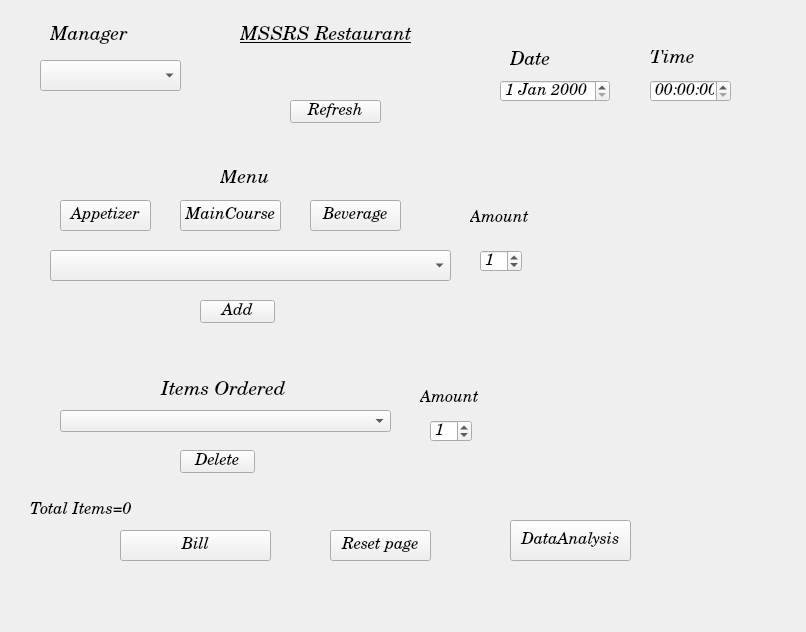
<?xml version="1.0" encoding="UTF-8"?>
<ui version="4.0">
 <class>MainWindow</class>
 <widget class="QMainWindow" name="MainWindow">
  <property name="geometry">
   <rect>
    <x>0</x>
    <y>0</y>
    <width>806</width>
    <height>632</height>
   </rect>
  </property>
  <property name="windowTitle">
   <string>MainWindow</string>
  </property>
  <property name="styleSheet">
   <string notr="true">background-image: url(:/newPrefix/images2.jpg);</string>
  </property>
  <widget class="QWidget" name="centralwidget">
   <widget class="QStackedWidget" name="stackedWidget">
    <property name="geometry">
     <rect>
      <x>20</x>
      <y>10</y>
      <width>791</width>
      <height>621</height>
     </rect>
    </property>
    <property name="font">
     <font>
      <family>Century Schoolbook</family>
      <pointsize>12</pointsize>
      <italic>true</italic>
     </font>
    </property>
    <property name="layoutDirection">
     <enum>Qt::LeftToRight</enum>
    </property>
    <property name="styleSheet">
     <string notr="true"/>
    </property>
    <property name="currentIndex">
     <number>0</number>
    </property>
    <widget class="QWidget" name="page">
     <widget class="QComboBox" name="manager_names_comboBox">
      <property name="geometry">
       <rect>
        <x>20</x>
        <y>50</y>
        <width>141</width>
        <height>31</height>
       </rect>
      </property>
      <property name="font">
       <font>
        <family>Century Schoolbook</family>
        <pointsize>12</pointsize>
        <italic>true</italic>
       </font>
      </property>
     </widget>
     <widget class="QLabel" name="manager_names_label">
      <property name="geometry">
       <rect>
        <x>30</x>
        <y>10</y>
        <width>121</width>
        <height>31</height>
       </rect>
      </property>
      <property name="font">
       <font>
        <family>Century Schoolbook</family>
        <pointsize>14</pointsize>
        <italic>true</italic>
       </font>
      </property>
      <property name="text">
       <string>Manager</string>
      </property>
     </widget>
     <widget class="QDateEdit" name="dateEdit">
      <property name="geometry">
       <rect>
        <x>480</x>
        <y>70</y>
        <width>110</width>
        <height>22</height>
       </rect>
      </property>
      <property name="font">
       <font>
        <family>Century Schoolbook</family>
        <pointsize>12</pointsize>
        <italic>true</italic>
       </font>
      </property>
     </widget>
     <widget class="QLabel" name="date_label">
      <property name="geometry">
       <rect>
        <x>490</x>
        <y>40</y>
        <width>47</width>
        <height>21</height>
       </rect>
      </property>
      <property name="font">
       <font>
        <family>Century Schoolbook</family>
        <pointsize>14</pointsize>
        <weight>50</weight>
        <italic>true</italic>
        <bold>false</bold>
       </font>
      </property>
      <property name="text">
       <string>Date</string>
      </property>
     </widget>
     <widget class="QTimeEdit" name="timeEdit">
      <property name="geometry">
       <rect>
        <x>630</x>
        <y>70</y>
        <width>81</width>
        <height>22</height>
       </rect>
      </property>
      <property name="font">
       <font>
        <family>Century Schoolbook</family>
        <pointsize>12</pointsize>
        <italic>true</italic>
       </font>
      </property>
     </widget>
     <widget class="QLabel" name="time_label">
      <property name="geometry">
       <rect>
        <x>630</x>
        <y>40</y>
        <width>47</width>
        <height>16</height>
       </rect>
      </property>
      <property name="font">
       <font>
        <family>Century Schoolbook</family>
        <pointsize>14</pointsize>
        <weight>50</weight>
        <italic>true</italic>
        <bold>false</bold>
       </font>
      </property>
      <property name="text">
       <string>Time</string>
      </property>
     </widget>
     <widget class="QComboBox" name="menu_comboBox">
      <property name="geometry">
       <rect>
        <x>30</x>
        <y>240</y>
        <width>401</width>
        <height>31</height>
       </rect>
      </property>
      <property name="font">
       <font>
        <family>Century Schoolbook</family>
        <pointsize>12</pointsize>
        <italic>true</italic>
       </font>
      </property>
     </widget>
     <widget class="QPushButton" name="analysis_pushButton">
      <property name="geometry">
       <rect>
        <x>490</x>
        <y>510</y>
        <width>121</width>
        <height>41</height>
       </rect>
      </property>
      <property name="font">
       <font>
        <family>Century Schoolbook</family>
        <pointsize>12</pointsize>
        <italic>true</italic>
       </font>
      </property>
      <property name="autoFillBackground">
       <bool>false</bool>
      </property>
      <property name="text">
       <string>DataAnalysis</string>
      </property>
     </widget>
     <widget class="QLabel" name="menu_label">
      <property name="geometry">
       <rect>
        <x>200</x>
        <y>160</y>
        <width>131</width>
        <height>16</height>
       </rect>
      </property>
      <property name="font">
       <font>
        <family>Century Schoolbook</family>
        <pointsize>14</pointsize>
        <italic>true</italic>
       </font>
      </property>
      <property name="text">
       <string>Menu</string>
      </property>
     </widget>
     <widget class="QLabel" name="amount_label">
      <property name="geometry">
       <rect>
        <x>450</x>
        <y>200</y>
        <width>81</width>
        <height>16</height>
       </rect>
      </property>
      <property name="font">
       <font>
        <family>Century Schoolbook</family>
        <pointsize>12</pointsize>
        <italic>true</italic>
       </font>
      </property>
      <property name="autoFillBackground">
       <bool>false</bool>
      </property>
      <property name="text">
       <string>Amount</string>
      </property>
     </widget>
     <widget class="QLabel" name="label_3">
      <property name="geometry">
       <rect>
        <x>220</x>
        <y>10</y>
        <width>251</width>
        <height>31</height>
       </rect>
      </property>
      <property name="font">
       <font>
        <family>Century Schoolbook</family>
        <pointsize>14</pointsize>
        <italic>true</italic>
        <underline>true</underline>
       </font>
      </property>
      <property name="text">
       <string>MSSRS Restaurant</string>
      </property>
     </widget>
     <widget class="QLabel" name="total_label">
      <property name="geometry">
       <rect>
        <x>10</x>
        <y>490</y>
        <width>141</width>
        <height>20</height>
       </rect>
      </property>
      <property name="font">
       <font>
        <family>Century Schoolbook</family>
        <pointsize>12</pointsize>
        <italic>true</italic>
       </font>
      </property>
      <property name="text">
       <string>Total Items=0</string>
      </property>
     </widget>
     <widget class="QComboBox" name="delete_comboBox">
      <property name="geometry">
       <rect>
        <x>40</x>
        <y>400</y>
        <width>331</width>
        <height>22</height>
       </rect>
      </property>
      <property name="font">
       <font>
        <family>Century Schoolbook</family>
        <pointsize>12</pointsize>
        <italic>true</italic>
       </font>
      </property>
     </widget>
     <widget class="QLabel" name="delete_label">
      <property name="geometry">
       <rect>
        <x>136</x>
        <y>370</y>
        <width>131</width>
        <height>20</height>
       </rect>
      </property>
      <property name="font">
       <font>
        <family>Century Schoolbook</family>
        <pointsize>14</pointsize>
        <italic>true</italic>
       </font>
      </property>
      <property name="text">
       <string> Items Ordered</string>
      </property>
     </widget>
     <widget class="QPushButton" name="bill_pushButton">
      <property name="geometry">
       <rect>
        <x>100</x>
        <y>520</y>
        <width>151</width>
        <height>31</height>
       </rect>
      </property>
      <property name="font">
       <font>
        <family>Century Schoolbook</family>
        <pointsize>12</pointsize>
        <italic>true</italic>
       </font>
      </property>
      <property name="text">
       <string>Bill</string>
      </property>
     </widget>
     <widget class="QPushButton" name="add_pushButton">
      <property name="geometry">
       <rect>
        <x>180</x>
        <y>290</y>
        <width>75</width>
        <height>23</height>
       </rect>
      </property>
      <property name="font">
       <font>
        <family>Century Schoolbook</family>
        <pointsize>12</pointsize>
        <italic>true</italic>
       </font>
      </property>
      <property name="text">
       <string>Add</string>
      </property>
     </widget>
     <widget class="QPushButton" name="delete_pushButton">
      <property name="geometry">
       <rect>
        <x>160</x>
        <y>440</y>
        <width>75</width>
        <height>23</height>
       </rect>
      </property>
      <property name="font">
       <font>
        <family>Century Schoolbook</family>
        <pointsize>12</pointsize>
        <italic>true</italic>
       </font>
      </property>
      <property name="text">
       <string>Delete</string>
      </property>
     </widget>
     <widget class="QLabel" name="amount_label_2">
      <property name="geometry">
       <rect>
        <x>400</x>
        <y>380</y>
        <width>81</width>
        <height>16</height>
       </rect>
      </property>
      <property name="font">
       <font>
        <family>Century Schoolbook</family>
        <pointsize>12</pointsize>
        <italic>true</italic>
       </font>
      </property>
      <property name="text">
       <string>Amount</string>
      </property>
     </widget>
     <widget class="QSpinBox" name="amount_spinBox_2">
      <property name="geometry">
       <rect>
        <x>410</x>
        <y>410</y>
        <width>42</width>
        <height>22</height>
       </rect>
      </property>
      <property name="font">
       <font>
        <family>Century Schoolbook</family>
        <pointsize>12</pointsize>
        <italic>true</italic>
       </font>
      </property>
      <property name="value">
       <number>1</number>
      </property>
     </widget>
     <widget class="QSpinBox" name="amount_spinBox">
      <property name="geometry">
       <rect>
        <x>460</x>
        <y>240</y>
        <width>42</width>
        <height>22</height>
       </rect>
      </property>
      <property name="font">
       <font>
        <family>Century Schoolbook</family>
        <pointsize>12</pointsize>
        <italic>true</italic>
       </font>
      </property>
      <property name="value">
       <number>1</number>
      </property>
     </widget>
     <widget class="QPushButton" name="appetizer_pushButton">
      <property name="geometry">
       <rect>
        <x>40</x>
        <y>190</y>
        <width>91</width>
        <height>31</height>
       </rect>
      </property>
      <property name="font">
       <font>
        <family>Century Schoolbook</family>
        <pointsize>12</pointsize>
        <italic>true</italic>
       </font>
      </property>
      <property name="text">
       <string>Appetizer</string>
      </property>
     </widget>
     <widget class="QPushButton" name="maincourse_pushButton">
      <property name="geometry">
       <rect>
        <x>160</x>
        <y>190</y>
        <width>101</width>
        <height>31</height>
       </rect>
      </property>
      <property name="font">
       <font>
        <family>Century Schoolbook</family>
        <pointsize>12</pointsize>
        <italic>true</italic>
       </font>
      </property>
      <property name="text">
       <string>MainCourse</string>
      </property>
     </widget>
     <widget class="QPushButton" name="beverage_pushButton">
      <property name="geometry">
       <rect>
        <x>290</x>
        <y>190</y>
        <width>91</width>
        <height>31</height>
       </rect>
      </property>
      <property name="font">
       <font>
        <family>Century Schoolbook</family>
        <pointsize>12</pointsize>
        <italic>true</italic>
       </font>
      </property>
      <property name="text">
       <string>Beverage</string>
      </property>
     </widget>
     <widget class="QPushButton" name="refresh_pushButton">
      <property name="geometry">
       <rect>
        <x>270</x>
        <y>90</y>
        <width>91</width>
        <height>23</height>
       </rect>
      </property>
      <property name="font">
       <font>
        <family>Century Schoolbook</family>
        <pointsize>12</pointsize>
        <italic>true</italic>
       </font>
      </property>
      <property name="text">
       <string>Refresh</string>
      </property>
     </widget>
     <widget class="QPushButton" name="reset_pushButton">
      <property name="geometry">
       <rect>
        <x>310</x>
        <y>520</y>
        <width>101</width>
        <height>31</height>
       </rect>
      </property>
      <property name="font">
       <font>
        <family>Century Schoolbook</family>
        <pointsize>12</pointsize>
        <italic>true</italic>
       </font>
      </property>
      <property name="text">
       <string>Reset page</string>
      </property>
     </widget>
    </widget>
    <widget class="QWidget" name="page_2">
     <widget class="QLabel" name="week_graph">
      <property name="geometry">
       <rect>
        <x>0</x>
        <y>-40</y>
        <width>571</width>
        <height>301</height>
       </rect>
      </property>
      <property name="font">
       <font>
        <family>Century Schoolbook</family>
        <pointsize>12</pointsize>
        <italic>true</italic>
       </font>
      </property>
      <property name="styleSheet">
       <string notr="true">image: url(:/newPrefix/Graphs/NoData.png);</string>
      </property>
      <property name="text">
       <string/>
      </property>
      <property name="scaledContents">
       <bool>true</bool>
      </property>
     </widget>
     <widget class="QPushButton" name="data_back_pushButton">
      <property name="geometry">
       <rect>
        <x>600</x>
        <y>210</y>
        <width>101</width>
        <height>41</height>
       </rect>
      </property>
      <property name="font">
       <font>
        <family>Century Schoolbook</family>
        <pointsize>12</pointsize>
        <italic>true</italic>
       </font>
      </property>
      <property name="text">
       <string>Back</string>
      </property>
     </widget>
     <widget class="QLabel" name="mon_graph">
      <property name="geometry">
       <rect>
        <x>30</x>
        <y>270</y>
        <width>171</width>
        <height>161</height>
       </rect>
      </property>
      <property name="styleSheet">
       <string notr="true">image: url(:/newPrefix/Graphs/NoData.png);</string>
      </property>
      <property name="text">
       <string/>
      </property>
      <property name="scaledContents">
       <bool>true</bool>
      </property>
     </widget>
     <widget class="QLabel" name="tue_graph">
      <property name="geometry">
       <rect>
        <x>180</x>
        <y>270</y>
        <width>161</width>
        <height>151</height>
       </rect>
      </property>
      <property name="styleSheet">
       <string notr="true">image: url(:/newPrefix/Graphs/NoData.png);</string>
      </property>
      <property name="text">
       <string/>
      </property>
      <property name="scaledContents">
       <bool>true</bool>
      </property>
     </widget>
     <widget class="QLabel" name="wed_graph">
      <property name="geometry">
       <rect>
        <x>340</x>
        <y>270</y>
        <width>171</width>
        <height>161</height>
       </rect>
      </property>
      <property name="styleSheet">
       <string notr="true">image: url(:/newPrefix/Graphs/NoData.png);</string>
      </property>
      <property name="text">
       <string/>
      </property>
      <property name="scaledContents">
       <bool>true</bool>
      </property>
     </widget>
     <widget class="QLabel" name="thu_graph">
      <property name="geometry">
       <rect>
        <x>500</x>
        <y>270</y>
        <width>171</width>
        <height>171</height>
       </rect>
      </property>
      <property name="styleSheet">
       <string notr="true">image: url(:/newPrefix/Graphs/NoData.png);</string>
      </property>
      <property name="text">
       <string/>
      </property>
      <property name="scaledContents">
       <bool>true</bool>
      </property>
     </widget>
     <widget class="QLabel" name="fri_graph">
      <property name="geometry">
       <rect>
        <x>50</x>
        <y>430</y>
        <width>171</width>
        <height>171</height>
       </rect>
      </property>
      <property name="styleSheet">
       <string notr="true">image: url(:/newPrefix/Graphs/NoData.png);</string>
      </property>
      <property name="text">
       <string/>
      </property>
      <property name="scaledContents">
       <bool>true</bool>
      </property>
     </widget>
     <widget class="QLabel" name="sun_graph">
      <property name="geometry">
       <rect>
        <x>450</x>
        <y>430</y>
        <width>171</width>
        <height>171</height>
       </rect>
      </property>
      <property name="styleSheet">
       <string notr="true">image: url(:/newPrefix/Graphs/NoData.png);</string>
      </property>
      <property name="text">
       <string/>
      </property>
      <property name="scaledContents">
       <bool>true</bool>
      </property>
     </widget>
     <widget class="QLabel" name="sat_graph">
      <property name="geometry">
       <rect>
        <x>250</x>
        <y>430</y>
        <width>171</width>
        <height>171</height>
       </rect>
      </property>
      <property name="styleSheet">
       <string notr="true">image: url(:/newPrefix/Graphs/NoData.png);</string>
      </property>
      <property name="text">
       <string/>
      </property>
      <property name="scaledContents">
       <bool>true</bool>
      </property>
     </widget>
     <widget class="QLabel" name="label">
      <property name="geometry">
       <rect>
        <x>10</x>
        <y>410</y>
        <width>61</width>
        <height>16</height>
       </rect>
      </property>
      <property name="font">
       <font>
        <family>Century Schoolbook</family>
        <pointsize>10</pointsize>
        <italic>true</italic>
       </font>
      </property>
      <property name="text">
       <string>Monday</string>
      </property>
     </widget>
     <widget class="QLabel" name="label_2">
      <property name="geometry">
       <rect>
        <x>170</x>
        <y>420</y>
        <width>61</width>
        <height>16</height>
       </rect>
      </property>
      <property name="font">
       <font>
        <family>Century Schoolbook</family>
        <pointsize>10</pointsize>
        <italic>true</italic>
       </font>
      </property>
      <property name="text">
       <string>Tuesday</string>
      </property>
     </widget>
     <widget class="QLabel" name="label_4">
      <property name="geometry">
       <rect>
        <x>350</x>
        <y>420</y>
        <width>71</width>
        <height>16</height>
       </rect>
      </property>
      <property name="font">
       <font>
        <family>Century Schoolbook</family>
        <pointsize>10</pointsize>
        <italic>true</italic>
       </font>
      </property>
      <property name="text">
       <string>Wednesday</string>
      </property>
     </widget>
     <widget class="QLabel" name="label_5">
      <property name="geometry">
       <rect>
        <x>476</x>
        <y>420</y>
        <width>61</width>
        <height>20</height>
       </rect>
      </property>
      <property name="font">
       <font>
        <family>Century Schoolbook</family>
        <pointsize>10</pointsize>
        <italic>true</italic>
       </font>
      </property>
      <property name="text">
       <string>Thursday</string>
      </property>
     </widget>
     <widget class="QLabel" name="label_6">
      <property name="geometry">
       <rect>
        <x>20</x>
        <y>590</y>
        <width>61</width>
        <height>16</height>
       </rect>
      </property>
      <property name="font">
       <font>
        <family>Century Schoolbook</family>
        <pointsize>10</pointsize>
        <italic>true</italic>
       </font>
      </property>
      <property name="text">
       <string>Friday</string>
      </property>
     </widget>
     <widget class="QLabel" name="label_7">
      <property name="geometry">
       <rect>
        <x>240</x>
        <y>590</y>
        <width>61</width>
        <height>16</height>
       </rect>
      </property>
      <property name="font">
       <font>
        <family>Century Schoolbook</family>
        <pointsize>10</pointsize>
        <italic>true</italic>
       </font>
      </property>
      <property name="text">
       <string>Saturday</string>
      </property>
     </widget>
     <widget class="QLabel" name="label_8">
      <property name="geometry">
       <rect>
        <x>430</x>
        <y>590</y>
        <width>61</width>
        <height>16</height>
       </rect>
      </property>
      <property name="font">
       <font>
        <family>Century Schoolbook</family>
        <pointsize>10</pointsize>
        <italic>true</italic>
       </font>
      </property>
      <property name="text">
       <string>Sunday</string>
      </property>
     </widget>
    </widget>
    <widget class="QWidget" name="page_3">
     <widget class="QTableWidget" name="tableWidget">
      <property name="geometry">
       <rect>
        <x>130</x>
        <y>110</y>
        <width>481</width>
        <height>151</height>
       </rect>
      </property>
      <property name="font">
       <font>
        <family>Century Schoolbook</family>
        <pointsize>12</pointsize>
        <italic>true</italic>
       </font>
      </property>
      <property name="lineWidth">
       <number>2</number>
      </property>
      <property name="rowCount">
       <number>0</number>
      </property>
      <property name="columnCount">
       <number>4</number>
      </property>
      <column>
       <property name="text">
        <string>Dish Name</string>
       </property>
       <property name="font">
        <font>
         <family>Century Schoolbook</family>
         <pointsize>12</pointsize>
         <italic>true</italic>
        </font>
       </property>
      </column>
      <column>
       <property name="text">
        <string>Per Price</string>
       </property>
       <property name="font">
        <font>
         <family>Century Schoolbook</family>
         <pointsize>12</pointsize>
         <italic>true</italic>
        </font>
       </property>
      </column>
      <column>
       <property name="text">
        <string>Amount</string>
       </property>
       <property name="font">
        <font>
         <family>Century Schoolbook</family>
         <pointsize>12</pointsize>
         <italic>true</italic>
        </font>
       </property>
      </column>
      <column>
       <property name="text">
        <string>Total Price</string>
       </property>
       <property name="font">
        <font>
         <family>Century Schoolbook</family>
         <pointsize>12</pointsize>
         <italic>true</italic>
        </font>
       </property>
      </column>
     </widget>
     <widget class="QPushButton" name="bill_back_pushButton">
      <property name="geometry">
       <rect>
        <x>160</x>
        <y>520</y>
        <width>75</width>
        <height>23</height>
       </rect>
      </property>
      <property name="font">
       <font>
        <family>Century Schoolbook</family>
        <pointsize>12</pointsize>
        <italic>true</italic>
       </font>
      </property>
      <property name="text">
       <string>Back</string>
      </property>
     </widget>
     <widget class="QLabel" name="bill_total_label">
      <property name="geometry">
       <rect>
        <x>350</x>
        <y>360</y>
        <width>231</width>
        <height>21</height>
       </rect>
      </property>
      <property name="font">
       <font>
        <family>Century Schoolbook</family>
        <pointsize>12</pointsize>
        <italic>true</italic>
       </font>
      </property>
      <property name="text">
       <string>Grand Total = 0</string>
      </property>
     </widget>
     <widget class="QPushButton" name="bill_done_pushButton">
      <property name="geometry">
       <rect>
        <x>460</x>
        <y>510</y>
        <width>101</width>
        <height>31</height>
       </rect>
      </property>
      <property name="font">
       <font>
        <family>Century Schoolbook</family>
        <pointsize>12</pointsize>
        <italic>true</italic>
       </font>
      </property>
      <property name="text">
       <string>Done</string>
      </property>
     </widget>
     <widget class="QLabel" name="bill_date_label">
      <property name="geometry">
       <rect>
        <x>130</x>
        <y>80</y>
        <width>211</width>
        <height>16</height>
       </rect>
      </property>
      <property name="font">
       <font>
        <family>Century Schoolbook</family>
        <pointsize>12</pointsize>
        <italic>true</italic>
       </font>
      </property>
      <property name="text">
       <string>Date =</string>
      </property>
     </widget>
     <widget class="QLabel" name="bill_time_label">
      <property name="geometry">
       <rect>
        <x>390</x>
        <y>80</y>
        <width>121</width>
        <height>16</height>
       </rect>
      </property>
      <property name="font">
       <font>
        <family>Century Schoolbook</family>
        <pointsize>12</pointsize>
        <italic>true</italic>
       </font>
      </property>
      <property name="text">
       <string>Time =</string>
      </property>
     </widget>
     <widget class="QLabel" name="bill_customer_label">
      <property name="geometry">
       <rect>
        <x>50</x>
        <y>40</y>
        <width>201</width>
        <height>16</height>
       </rect>
      </property>
      <property name="font">
       <font>
        <family>Century Schoolbook</family>
        <pointsize>12</pointsize>
        <italic>true</italic>
       </font>
      </property>
      <property name="text">
       <string>Customer_id = </string>
      </property>
     </widget>
     <widget class="QLineEdit" name="bill_mail_lineEdit">
      <property name="geometry">
       <rect>
        <x>50</x>
        <y>410</y>
        <width>441</width>
        <height>20</height>
       </rect>
      </property>
      <property name="font">
       <font>
        <family>Century Schoolbook</family>
        <pointsize>10</pointsize>
        <italic>true</italic>
       </font>
      </property>
     </widget>
     <widget class="QPushButton" name="bill_mail_pushButton">
      <property name="geometry">
       <rect>
        <x>510</x>
        <y>410</y>
        <width>75</width>
        <height>23</height>
       </rect>
      </property>
      <property name="font">
       <font>
        <family>Century Schoolbook</family>
        <pointsize>12</pointsize>
        <italic>true</italic>
       </font>
      </property>
      <property name="text">
       <string>Send</string>
      </property>
     </widget>
     <widget class="QLabel" name="bill_mail_label">
      <property name="geometry">
       <rect>
        <x>180</x>
        <y>450</y>
        <width>271</width>
        <height>20</height>
       </rect>
      </property>
      <property name="font">
       <font>
        <family>Century Schoolbook</family>
        <pointsize>12</pointsize>
        <italic>true</italic>
       </font>
      </property>
      <property name="text">
       <string/>
      </property>
     </widget>
     <widget class="QLabel" name="label_9">
      <property name="geometry">
       <rect>
        <x>50</x>
        <y>380</y>
        <width>101</width>
        <height>16</height>
       </rect>
      </property>
      <property name="font">
       <font>
        <family>Century Schoolbook</family>
        <pointsize>9</pointsize>
        <italic>true</italic>
       </font>
      </property>
      <property name="text">
       <string>Email ID:</string>
      </property>
     </widget>
     <widget class="QLabel" name="bill_sub_total_label">
      <property name="geometry">
       <rect>
        <x>350</x>
        <y>270</y>
        <width>231</width>
        <height>21</height>
       </rect>
      </property>
      <property name="font">
       <font>
        <family>Century Schoolbook</family>
        <pointsize>12</pointsize>
        <italic>true</italic>
       </font>
      </property>
      <property name="text">
       <string>Sub Total = 0</string>
      </property>
     </widget>
     <widget class="QLabel" name="bill_cgst_total_label">
      <property name="geometry">
       <rect>
        <x>350</x>
        <y>300</y>
        <width>221</width>
        <height>21</height>
       </rect>
      </property>
      <property name="font">
       <font>
        <family>Century Schoolbook</family>
        <pointsize>12</pointsize>
        <italic>true</italic>
       </font>
      </property>
      <property name="text">
       <string>CGST (2.5%) = 0</string>
      </property>
     </widget>
     <widget class="QLabel" name="bill_sgst_total_label">
      <property name="geometry">
       <rect>
        <x>350</x>
        <y>330</y>
        <width>231</width>
        <height>21</height>
       </rect>
      </property>
      <property name="font">
       <font>
        <family>Century Schoolbook</family>
        <pointsize>12</pointsize>
        <italic>true</italic>
       </font>
      </property>
      <property name="text">
       <string>SGST (2.5%) = 0</string>
      </property>
     </widget>
    </widget>
   </widget>
  </widget>
 </widget>
 <resources>
  <include location="xyz.qrc"/>
 </resources>
 <connections/>
</ui>
